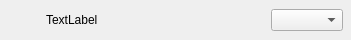
<?xml version="1.0" encoding="UTF-8"?>
<ui version="4.0">
 <class>CellWithComboBox</class>
 <widget class="QWidget" name="CellWithComboBox">
  <property name="geometry">
   <rect>
    <x>0</x>
    <y>0</y>
    <width>351</width>
    <height>40</height>
   </rect>
  </property>
  <property name="windowTitle">
   <string>Form</string>
  </property>
  <layout class="QGridLayout" name="gridLayout">
   <property name="leftMargin">
    <number>8</number>
   </property>
   <property name="topMargin">
    <number>2</number>
   </property>
   <property name="rightMargin">
    <number>8</number>
   </property>
   <property name="bottomMargin">
    <number>2</number>
   </property>
   <item row="0" column="0">
    <layout class="QHBoxLayout" name="horizontalLayout">
     <item>
      <widget class="QGraphicsView" name="graphicsView">
       <property name="minimumSize">
        <size>
         <width>32</width>
         <height>32</height>
        </size>
       </property>
       <property name="maximumSize">
        <size>
         <width>32</width>
         <height>32</height>
        </size>
       </property>
       <property name="styleSheet">
        <string notr="true">background-color: rgba(255, 255, 255, 0);</string>
       </property>
      </widget>
     </item>
     <item>
      <widget class="QLabel" name="textLabel">
       <property name="styleSheet">
        <string notr="true">background-color: rgba(255, 255, 255, 0);</string>
       </property>
       <property name="text">
        <string>TextLabel</string>
       </property>
      </widget>
     </item>
    </layout>
   </item>
   <item row="0" column="1">
    <widget class="QComboBox" name="comboBox">
     <property name="minimumContentsLength">
      <number>0</number>
     </property>
    </widget>
   </item>
  </layout>
 </widget>
 <resources/>
 <connections/>
</ui>
